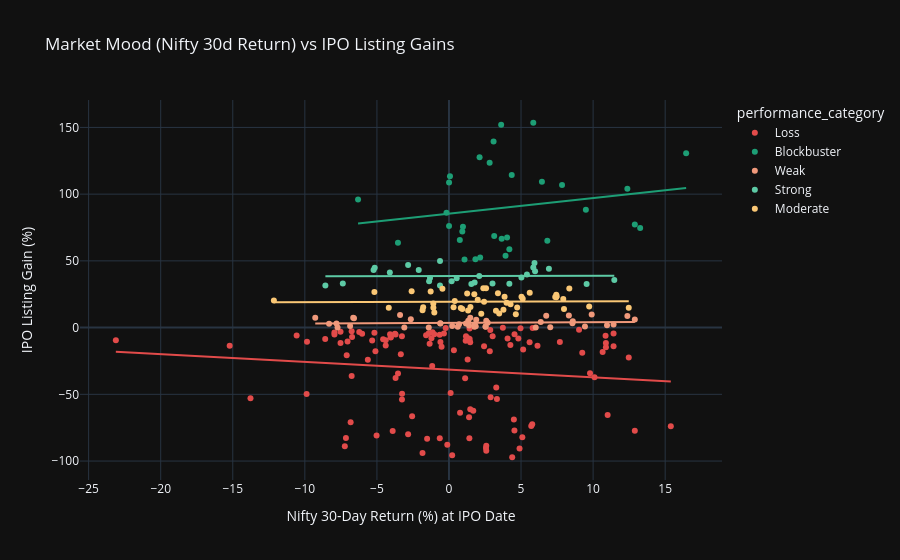

This figure's notebook cell:
### Code cell
fig = px.scatter(
    df.dropna(subset=["nifty_30d_return"]),
    x="nifty_30d_return",
    y="listing_gains_pct",
    color="performance_category",
    hover_name="ipo_name",
    title="Market Mood (Nifty 30d Return) vs IPO Listing Gains",
    labels={
        "nifty_30d_return"  : "Nifty 30-Day Return (%) at IPO Date",
        "listing_gains_pct" : "IPO Listing Gain (%)"
    },
    trendline="ols",
    color_discrete_map=color_map
)
fig.show()

### Figure 1 — Plotly figure (JSON) as saved in the notebook; plotly's stock layout.template omitted (floating-point values rounded to 4 significant figures)
{"data": [{"hovertemplate": "<b>%{hovertext}</b><br><br>performance_category=Loss<br>Nifty 30-Day Return (%) at IPO Date=%{x}<br>IPO Listing Gain (%)=%{y}<extra></extra>", "hovertext": ["Thangamayil", "Aqua Logistics", "DB Realty", "Emmbi Ind", "Hathway Cable", "Man Infra", "ILandFS Trans", "Pradip Overseas", "Persistent", "Shree Ganesh", "Goenka Diamond", "NEL HOLDINGS SO", "Tarapur Trans", "SJVN", "Jaypee Infra", "Parabolic Drugs", "Bajaj Consumer ", "Prakash Steelag", "Indosolar", "Tirupati Inks", "Sasta Sundar", "Ramky Infra", "Orient Green", "Cantabil Retail", "Va Tech Wabag", "Ashoka Buildcon", "Commercial Eng", "BS Limited", "Gyscoal Alloys", "Gravita India", "RPP Infra Proj", "MOIL", "Claris Life", "A2Z Infra Eng", "C Mahendra Expo", "Omkar Special", "Fineotex Chem", "PTC India Fin", "Shilpi Cable", "Paramount Print", "Future Consumer", "Servalakshmi", "Innoventive Ind", "VMS Industries", "Kridhan Infra", "Bharatiya Glob", "Inventure Grow", "L&T Finance", "Tree House", "Brooks Labs", "SRS", "Setubandhan Inf", "Taksheel Solut", "Ujaas Energy", "Vaswani Ind", "Indo Thai Secu", "Olympic Cards", "NBCC (India)", "Tribhovandas", "VKS Projects", "Tara Jewels", "PC Jeweller", "INDUS TOWERS", "Repco Home", "Monte Carlo", "Ortel Comm", "MEP Infra", "UFO Moviez", "PNC Infratech", "Manpasand Bever", "Syngene Intl", "Power Mech", "Pennar Eng", "Shree Pushkar", "Coffee Day", "Precision Camsh", "Quick Heal Tech", "L&T Infotech", "Advanced Enzyme", "ICICI Prudentia", "HPL Electric & ", "Varun Beverages", "Laurus Labs", "Music Broadcast", "CL Educate", "PSP Projects", "IndiGrid InvIT ", "Eris Life", "SIS", "Dixon Technolog", "Matrimony.com", "IEX", "General Insuran", "Khadim India", "Shalby ", "Aster DM Health", "Bharat Dynamics", "Hindustan Aeron", "ICICI Securitie", "RITES", "TCNS Clothing C", "CreditAccess Gr", "AAVAS Financier", "Xelpmoc Design ", "MSTC", "Sterling & Wils", "Prince Pipes", "SBI Card", "Angel Broking", "UTI AMC", "Equitas Bank", "IRFC", "Anupam Rasayan", "Craftsman", "Kalyan Jeweller", "Suryoday Small", "Macrotech Dev"], "legendgroup": "Loss", "marker": {"color": "#E24B4A", "symbol": "circle"}, "mode": "markers", "name": "Loss", "orientation": "v", "showlegend": true, "x": [-7.946, -7.227, -6.752, -6.752, -7.149, 5.776, 9.025, 9.247, 9.785, 10.1, 4.895, -1.588, -5.629, -7.946, -7.037, 6.14, 4.542, 1.415, 10.66, 10.89, 10.86, 11.42, 11.42, 12.47, 15.39, 12.89, 10.89, 2.588, 2.588, -2.556, -1.217, -3.705, -5.329, -5.103, -3.254, -13.77, -2.834, 5.595, 11.01, 1.293, 0.3413, -3.536, -3.34, -1.163, -0.1171, 1.686, 0.2218, -9.849, -15.21, -9.877, -6.823, -1.517, 1.478, -0.6391, 0.7689, 4.501, -4.086, -1.835, -4.04, 4.387, 3.739, 3.28, 4.26, -3.265, -1.341, -1.021, -6.227, -1.405, -5.023, 0.1148, 1.121, -8.587, -7.525, -7.525, 2.832, -6.027, -7.095, 2.865, 5.708, -0.5936, 1.18, -3.261, -3.906, 5.09, 5.147, 4.962, 4.548, -0.2273, 3.326, 1.393, 1.437, 2.567, 2.891, 4.066, -1.141, -0.6441, -4.569, -4.042, -0.5131, 1.337, 4.812, 5.805, -10.57, 1.472, 7.692, -6.724, 3.03, -23.11, 1.159, 2.433, 1.427, -0.3515, -3.706, -5.174, -4.389, -4.389, -3.751], "xaxis": "x", "y": [-5.2, -88.88, -2.69, -36.33, -82.68, -72.36, -1.67, -18.83, -34.19, -37.21, -90.53, -5.65, -24.13, -3.65, -10.49, -13.6, -77.02, -82.91, -18.28, -14.77, -6.02, -13.92, -4.47, -22.41, -73.9, -77.37, -11.61, -92.37, -88.51, -66.34, -8.07, -37.8, -9.71, -17.78, -49.61, -52.86, -79.87, -11.07, -65.51, -23.86, -17.0, -34.48, -20.0, -28.75, -87.69, -62.26, -95.56, -10.65, -13.67, -49.8, -70.98, -83.37, -61.23, -82.92, -63.78, -68.92, -5.0, -93.9, -7.33, -97.15, -0.02, -44.81, -13.09, -6.48, -12.19, -5.0, -3.25, -4.19, -80.94, -48.93, -37.92, -8.48, -11.52, -3.08, -17.64, -4.7, -20.73, -1.74, -73.7, -10.88, -6.41, -53.87, -77.55, -82.07, -16.42, -0.5, -4.92, -0.32, -53.58, -67.24, -8.51, -90.14, -52.28, -8.2, -3.53, -5.34, -8.71, -7.13, -14.44, -8.02, -8.13, -0.28, -5.83, -10.91, -10.78, -7.01, -6.4, -9.51, -9.85, -13.97, -0.76, -4.42, -5.24, -3.83, -13.45, -9.44, -4.7], "yaxis": "y", "type": "scatter"}, {"hovertemplate": "<b>OLS trendline</b><br>listing_gains_pct = -0.57914 * nifty_30d_return + -31.5516<br>R<sup>2</sup>=0.014199<br><br>performance_category=Loss<br>Nifty 30-Day Return (%) at IPO Date=%{x}<br>IPO Listing Gain (%)=%{y} <b>(trend)</b><extra></extra>", "legendgroup": "Loss", "marker": {"color": "#E24B4A", "symbol": "circle"}, "mode": "lines", "name": "Loss", "showlegend": false, "x": [-23.11, -15.21, -13.77, -10.57, -9.877, -9.849, -8.587, -7.946, -7.946, -7.525, -7.525, -7.227, -7.149, -7.095, -7.037, -6.823, -6.752, -6.752, -6.724, -6.227, -6.027, -5.629, -5.329, -5.174, -5.103, -5.023, -4.569, -4.389, -4.389, -4.086, -4.042, -4.04, -3.906, -3.751, -3.706, -3.705, -3.536, -3.34, -3.265, -3.261, -3.254, -2.834, -2.556, -1.835, -1.588, -1.517, -1.405, -1.341, -1.217, -1.163, -1.141, -1.021, -0.6441, -0.6391, -0.5936, -0.5131, -0.3515, -0.2273, -0.1171, 0.1148, 0.2218, 0.3413, 0.7689, 1.121, 1.159, 1.18, 1.293, 1.337, 1.393, 1.415, 1.427, 1.437, 1.472, 1.478, 1.686, 2.433, 2.567, 2.588, 2.588, 2.832, 2.865, 2.891, 3.03, 3.28, 3.326, 3.739, 4.066, 4.26, 4.387, 4.501, 4.542, 4.548, 4.812, 4.895, 4.962, 5.09, 5.147, 5.595, 5.708, 5.776, 5.805, 6.14, 7.692, 9.025, 9.247, 9.785, 10.1, 10.66, 10.86, 10.89, 10.89, 11.01, 11.42, 11.42, 12.47, 12.89, 15.39], "xaxis": "x", "y": [-18.17, -22.74, -23.58, -25.43, -25.83, -25.85, -26.58, -26.95, -26.95, -27.19, -27.19, -27.37, -27.41, -27.44, -27.48, -27.6, -27.64, -27.64, -27.66, -27.95, -28.06, -28.29, -28.47, -28.56, -28.6, -28.64, -28.91, -29.01, -29.01, -29.19, -29.21, -29.21, -29.29, -29.38, -29.41, -29.41, -29.5, -29.62, -29.66, -29.66, -29.67, -29.91, -30.07, -30.49, -30.63, -30.67, -30.74, -30.77, -30.85, -30.88, -30.89, -30.96, -31.18, -31.18, -31.21, -31.25, -31.35, -31.42, -31.48, -31.62, -31.68, -31.75, -32.0, -32.2, -32.22, -32.23, -32.3, -32.33, -32.36, -32.37, -32.38, -32.38, -32.4, -32.41, -32.53, -32.96, -33.04, -33.05, -33.05, -33.19, -33.21, -33.23, -33.31, -33.45, -33.48, -33.72, -33.91, -34.02, -34.09, -34.16, -34.18, -34.19, -34.34, -34.39, -34.43, -34.5, -34.53, -34.79, -34.86, -34.9, -34.91, -35.11, -36.01, -36.78, -36.91, -37.22, -37.4, -37.73, -37.84, -37.86, -37.86, -37.93, -38.17, -38.17, -38.77, -39.02, -40.47], "yaxis": "y", "type": "scatter"}, {"hovertemplate": "<b>%{hovertext}</b><br><br>performance_category=Blockbuster<br>Nifty 30-Day Return (%) at IPO Date=%{x}<br>IPO Listing Gain (%)=%{y}<extra></extra>", "hovertext": ["ARSS Infra", "Texmo Pipes", "Shri Aster", "Career Point", "Bedmutha Ind", "Birla Pacific", "PG Electroplast", "Snowman Logist", "Quess Corp", "Avenue Supermar", "CDSL", "AU Small Financ", "Salasar Techno ", "Astron Paper & ", "Apollo Micro Sy", "IRCTC", "CSB Bank", "Ujjivan Small", "Rossari", "Happiest Minds ", "Route", "Chemcon Special", "Burger King", "Bectors Food", "Indigo Paints", "Nureca", "MTAR Tech", "G R Infra", "Clean Science", "Zomato", "Tatva Chintan"], "legendgroup": "Blockbuster", "marker": {"color": "#1D9E75", "symbol": "circle"}, "mode": "markers", "name": "Blockbuster", "orientation": "v", "showlegend": true, "x": [-3.54, 2.164, 3.138, 12.38, 12.89, 5.85, -6.309, 4.031, 4.188, 4.354, 0.9698, 1.834, 3.62, 3.093, 6.824, 2.123, 3.925, 1.078, 13.26, 2.821, -0.1739, 0.926, 16.45, 7.844, 6.448, 3.656, 9.497, 0.004761, 0.004761, 0.7517, 0.06913], "xaxis": "x", "y": [63.62, 52.5, 68.73, 104.0, 77.25, 153.5, 96.02, 67.55, 58.68, 114.3, 75.57, 51.17, 151.9, 139.4, 65.13, 127.7, 53.9, 51.08, 74.67, 123.5, 86.03, 72.0, 130.7, 106.8, 109.3, 66.66, 88.22, 108.7, 76.13, 65.59, 113.3], "yaxis": "y", "type": "scatter"}, {"hovertemplate": "<b>OLS trendline</b><br>listing_gains_pct = 1.16949 * nifty_30d_return + 85.431<br>R<sup>2</sup>=0.035636<br><br>performance_category=Blockbuster<br>Nifty 30-Day Return (%) at IPO Date=%{x}<br>IPO Listing Gain (%)=%{y} <b>(trend)</b><extra></extra>", "legendgroup": "Blockbuster", "marker": {"color": "#1D9E75", "symbol": "circle"}, "mode": "lines", "name": "Blockbuster", "showlegend": false, "x": [-6.309, -3.54, -0.1739, 0.004761, 0.004761, 0.06913, 0.7517, 0.926, 0.9698, 1.078, 1.834, 2.123, 2.164, 2.821, 3.093, 3.138, 3.62, 3.656, 3.925, 4.031, 4.188, 4.354, 5.85, 6.448, 6.824, 7.844, 9.497, 12.38, 12.89, 13.26, 16.45], "xaxis": "x", "y": [78.05, 81.29, 85.23, 85.44, 85.44, 85.51, 86.31, 86.51, 86.57, 86.69, 87.58, 87.91, 87.96, 88.73, 89.05, 89.1, 89.67, 89.71, 90.02, 90.15, 90.33, 90.52, 92.27, 92.97, 93.41, 94.61, 96.54, 99.91, 100.5, 100.9, 104.7], "yaxis": "y", "type": "scatter"}, {"hovertemplate": "<b>%{hovertext}</b><br><br>performance_category=Weak<br>Nifty 30-Day Return (%) at IPO Date=%{x}<br>IPO Listing Gain (%)=%{y}<extra></extra>", "hovertext": ["United Bank", "Intrasoft Tech", "GB Global", "Eros Intl", "Electrosteel St", "Sea TV Network", "Oberoi Realty", "Prestige Estate", "Punjab & Sind", "Acropetal Tech", "Muthoot Finance", "TD Power System", "Flexituff Ventu", "Speciality Rest", "Shemaroo Ent", "Imagicaaworld", "Navkar Corp", "Sadbhav Infra", "Prabhat Dairy", "Bharat Wire Rop", "L&T Technology", "S Chand and Co", "Tejas Networks", "GTPL Hathway", "Bharat Road Net", "ICICI Lombard ", "SBI Life Insura", "Mahindra Logist", "Future Supply", "Newgen Software", "HG Infra Engg", "Mishra Dhatu Ni", "Indostar Capita", "Fine Organics", "Chalet Hotels", "Embassy Office", "Rail Vikas", "Metropolis", "Neogen", "Home First", "PowerGrid InvIT"], "legendgroup": "Weak", "marker": {"color": "#F0997B", "symbol": "circle"}, "mode": "markers", "name": "Weak", "orientation": "v", "showlegend": true, "x": [6.368, 9.902, -8.318, 12.38, 11.42, 12.89, 6.747, 2.588, 1.889, -3.393, 2.542, -9.279, 1.478, -6.59, 0.6084, -2.646, -6.644, -7.806, -6.86, 9.432, 1.766, 2.537, 0.6988, 1.855, 1.393, -0.5963, 0.2247, 6.019, -0.6032, 8.567, -7.731, -3.099, 1.792, 1.337, 2.687, 8.59, 7.027, 8.319, -1.403, 10.97, 1.175], "xaxis": "x", "y": [4.24, 9.9, 2.81, 8.6, 2.27, 6.0, 8.83, 5.22, 5.87, 9.39, 0.71, 7.34, 7.35, 7.1, 0.59, 6.25, 7.35, 3.06, 1.17, 0.89, 0.59, 0.87, 2.45, 0.97, 1.54, 3.11, 1.14, 0.03, 3.28, 3.27, 0.02, 0.0, 2.36, 5.08, 3.71, 4.7, 0.26, 9.04, 0.0, 1.81, 2.98], "yaxis": "y", "type": "scatter"}, {"hovertemplate": "<b>OLS trendline</b><br>listing_gains_pct = 0.0523257 * nifty_30d_return + 3.61114<br>R<sup>2</sup>=0.010994<br><br>performance_category=Weak<br>Nifty 30-Day Return (%) at IPO Date=%{x}<br>IPO Listing Gain (%)=%{y} <b>(trend)</b><extra></extra>", "legendgroup": "Weak", "marker": {"color": "#F0997B", "symbol": "circle"}, "mode": "lines", "name": "Weak", "showlegend": false, "x": [-9.279, -8.318, -7.806, -7.731, -6.86, -6.644, -6.59, -3.393, -3.099, -2.646, -1.403, -0.6032, -0.5963, 0.2247, 0.6084, 0.6988, 1.175, 1.337, 1.393, 1.478, 1.766, 1.792, 1.855, 1.889, 2.537, 2.542, 2.588, 2.687, 6.019, 6.368, 6.747, 7.027, 8.319, 8.567, 8.59, 9.432, 9.902, 10.97, 11.42, 12.38, 12.89], "xaxis": "x", "y": [3.126, 3.176, 3.203, 3.207, 3.252, 3.263, 3.266, 3.434, 3.449, 3.473, 3.538, 3.58, 3.58, 3.623, 3.643, 3.648, 3.673, 3.681, 3.684, 3.688, 3.704, 3.705, 3.708, 3.71, 3.744, 3.744, 3.747, 3.752, 3.926, 3.944, 3.964, 3.979, 4.046, 4.059, 4.061, 4.105, 4.129, 4.185, 4.209, 4.259, 4.286], "yaxis": "y", "type": "scatter"}, {"hovertemplate": "<b>%{hovertext}</b><br><br>performance_category=Strong<br>Nifty 30-Day Return (%) at IPO Date=%{x}<br>IPO Listing Gain (%)=%{y}<extra></extra>", "hovertext": ["DQ Entertain", "Coal India", "Sudar Ind", "Sanghvi Forging", "Dr Datson Labs", "Timbor Home", "Rushil Decor", "Onelife Capital", "Sharda Crop", "Inox Wind", "VRL Logistics", "Alkem Lab", "Dr Lal PathLab", "Narayana Hruda", "Thyrocare Techn", "RBL Bank", "Endurance Techn", "Sheela Foam", "BSE Limited", "Shankara Buildi", "Capacite Infra", "Amber Enterpris", "Indiamart Inter", "Nazara", "Dodla Dairy", "Krishna Inst."], "legendgroup": "Strong", "marker": {"color": "#5DCAA5", "symbol": "circle"}, "mode": "markers", "name": "Strong", "orientation": "v", "showlegend": true, "x": [11.47, 5.407, -2.834, -8.575, -7.365, -5.153, 5.85, 1.553, 5.932, 0.1849, -5.232, -0.6222, -0.6222, -1.379, 2.1, 3.021, -1.317, -4.103, 9.548, 5.027, 0.5331, 6.933, 1.779, -2.098, 5.974, 4.189], "xaxis": "x", "y": [35.69, 39.73, 46.88, 31.47, 33.01, 44.76, 45.12, 32.64, 48.37, 34.77, 43.07, 31.57, 49.85, 34.68, 38.59, 33.02, 37.22, 41.37, 32.66, 37.57, 36.96, 44.03, 33.87, 43.22, 42.31, 32.95], "yaxis": "y", "type": "scatter"}, {"hovertemplate": "<b>OLS trendline</b><br>listing_gains_pct = 0.0187356 * nifty_30d_return + 38.6467<br>R<sup>2</sup>=0.000285<br><br>performance_category=Strong<br>Nifty 30-Day Return (%) at IPO Date=%{x}<br>IPO Listing Gain (%)=%{y} <b>(trend)</b><extra></extra>", "legendgroup": "Strong", "marker": {"color": "#5DCAA5", "symbol": "circle"}, "mode": "lines", "name": "Strong", "showlegend": false, "x": [-8.575, -7.365, -5.232, -5.153, -4.103, -2.834, -2.098, -1.379, -1.317, -0.6222, -0.6222, 0.1849, 0.5331, 1.553, 1.779, 2.1, 3.021, 4.189, 5.027, 5.407, 5.85, 5.932, 5.974, 6.933, 9.548, 11.47], "xaxis": "x", "y": [38.49, 38.51, 38.55, 38.55, 38.57, 38.59, 38.61, 38.62, 38.62, 38.64, 38.64, 38.65, 38.66, 38.68, 38.68, 38.69, 38.7, 38.73, 38.74, 38.75, 38.76, 38.76, 38.76, 38.78, 38.83, 38.86], "yaxis": "y", "type": "scatter"}, {"hovertemplate": "<b>%{hovertext}</b><br><br>performance_category=Moderate<br>Nifty 30-Day Return (%) at IPO Date=%{x}<br>IPO Listing Gain (%)=%{y}<extra></extra>", "hovertext": ["Talwalkars Fitn", "Technofab Engg", "Hindustan Media", "Bharat Fin", "Gujarat Pipavav", "Tecpro Systems", "Lovable Lingeri", "MCX India", "MT Educare", "CARE Ratings", "Just Dial", "Wonderla", "Interglobe Avi", "S H Kelkar", "TeamLease Ser.", "Equitas Holding", "Ujjivan Financi", "Parag Milk Food", "Mahanagar Gas", "Dilip Buildcon", "S P Apparels", "GNA Axles", "PNB Housing Fin", "HUDCO", "Cochin Shipyard", "Apex Frozen", "Prataap Snacks ", "Godrej Agrovet", "Nippon", "HDFC Life", "Galaxy Surfacta", "Bandhan Bank", "CAMS", "Mazagon Dock", "Gland", "Antony Waste", "Stove Kraft", "Railtel", "Heranba", "Easy Trip", "Laxmi Organic", "Barbeque Nat", "Sona BLW", "Shyam Metalics", "India Pesticide"], "legendgroup": "Moderate", "marker": {"color": "#FAC775", "symbol": "circle"}, "mode": "markers", "name": "Moderate", "orientation": "v", "showlegend": true, "x": [-1.27, 5.032, 7.981, 3.484, 4.274, 12.47, 5.117, 3.397, -1.835, 3.858, 1.49, 5.603, -1.082, -1.79, -12.15, 7.372, 2.241, 0.3171, 7.467, 4.731, 4.638, 1.33, -4.177, 1.757, 1.995, 0.4006, 1.261, 2.571, 3.259, 3.993, 0.8207, -2.59, 0.926, 2.433, 7.93, 8.349, 9.728, -0.4553, 2.383, -1.018, -5.174, -1.086, 7.444, 7.444, 3.779], "xaxis": "x", "y": [27.03, 23.19, 13.98, 10.52, 17.5, 14.89, 21.56, 25.68, 12.94, 23.19, 15.37, 26.08, 14.83, 15.17, 20.23, 22.95, 10.29, 15.26, 23.49, 15.05, 10.07, 12.78, 14.92, 25.0, 20.83, 19.91, 25.62, 29.47, 12.7, 18.71, 14.74, 27.25, 13.95, 19.31, 21.36, 29.29, 15.83, 29.15, 29.55, 11.39, 26.62, 18.08, 24.69, 22.83, 13.33], "yaxis": "y", "type": "scatter"}, {"hovertemplate": "<b>OLS trendline</b><br>listing_gains_pct = 0.029979 * nifty_30d_return + 19.4032<br>R<sup>2</sup>=0.000494<br><br>performance_category=Moderate<br>Nifty 30-Day Return (%) at IPO Date=%{x}<br>IPO Listing Gain (%)=%{y} <b>(trend)</b><extra></extra>", "legendgroup": "Moderate", "marker": {"color": "#FAC775", "symbol": "circle"}, "mode": "lines", "name": "Moderate", "showlegend": false, "x": [-12.15, -5.174, -4.177, -2.59, -1.835, -1.79, -1.27, -1.086, -1.082, -1.018, -0.4553, 0.3171, 0.4006, 0.8207, 0.926, 1.261, 1.33, 1.49, 1.757, 1.995, 2.241, 2.383, 2.433, 2.571, 3.259, 3.397, 3.484, 3.779, 3.858, 3.993, 4.274, 4.638, 4.731, 5.032, 5.117, 5.603, 7.372, 7.444, 7.444, 7.467, 7.93, 7.981, 8.349, 9.728, 12.47], "xaxis": "x", "y": [19.04, 19.25, 19.28, 19.33, 19.35, 19.35, 19.37, 19.37, 19.37, 19.37, 19.39, 19.41, 19.42, 19.43, 19.43, 19.44, 19.44, 19.45, 19.46, 19.46, 19.47, 19.47, 19.48, 19.48, 19.5, 19.51, 19.51, 19.52, 19.52, 19.52, 19.53, 19.54, 19.55, 19.55, 19.56, 19.57, 19.62, 19.63, 19.63, 19.63, 19.64, 19.64, 19.65, 19.69, 19.78], "yaxis": "y", "type": "scatter"}], "layout": {"xaxis": {"anchor": "y", "domain": [0.0, 1.0], "title": {"text": "Nifty 30-Day Return (%) at IPO Date"}}, "yaxis": {"anchor": "x", "domain": [0.0, 1.0], "title": {"text": "IPO Listing Gain (%)"}}, "legend": {"title": {"text": "performance_category"}, "tracegroupgap": 0}, "title": {"text": "Market Mood (Nifty 30d Return) vs IPO Listing Gains"}}}
